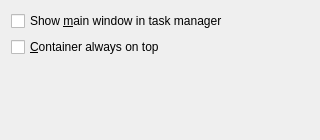
<ui version="4.0" >
 <class>OnTopCfgBase</class>
 <widget class="QWidget" name="OnTopCfgBase" >
  <property name="geometry" >
   <rect>
    <x>0</x>
    <y>0</y>
    <width>320</width>
    <height>140</height>
   </rect>
  </property>
  <property name="windowTitle" >
   <string>Form1</string>
  </property>
  <layout class="QVBoxLayout" >
   <property name="margin" >
    <number>11</number>
   </property>
   <property name="spacing" >
    <number>6</number>
   </property>
   <item>
    <widget class="QCheckBox" name="chkInTask" >
     <property name="text" >
      <string>Show &amp;main window in task manager</string>
     </property>
    </widget>
   </item>
   <item>
    <widget class="QCheckBox" name="chkContainer" >
     <property name="text" >
      <string>&amp;Container always on top</string>
     </property>
    </widget>
   </item>
   <item>
    <spacer>
     <property name="orientation" >
      <enum>Qt::Vertical</enum>
     </property>
     <property name="sizeType" >
      <enum>QSizePolicy::Expanding</enum>
     </property>
     <property name="sizeHint" >
      <size>
       <width>20</width>
       <height>20</height>
      </size>
     </property>
    </spacer>
   </item>
  </layout>
 </widget>
 <resources/>
 <connections/>
</ui>
